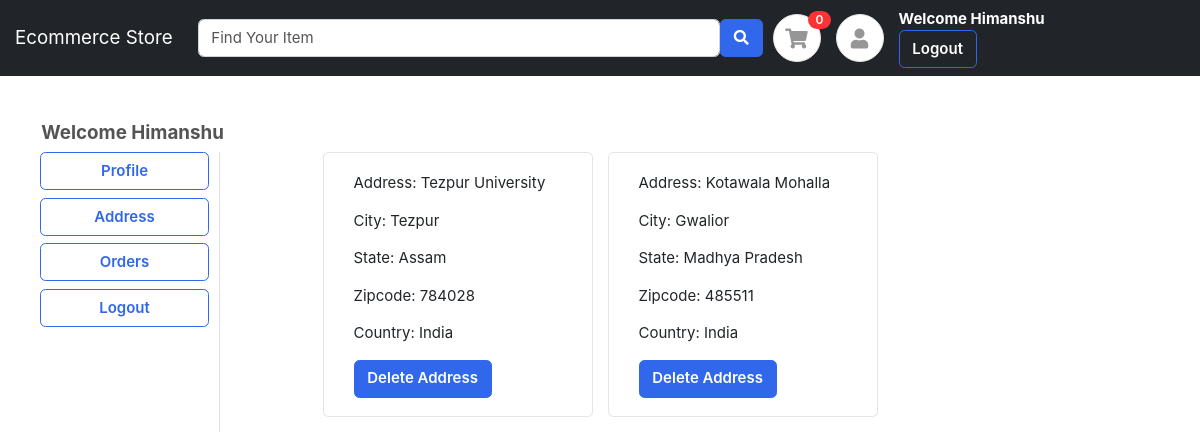
Screenshot of /accounts/address/ (signed in) with the database file from the repository.
### accounts/models.py (models this page shows, shortened)
class Profile(BaseModel):
    user=models.OneToOneField(User,on_delete=models.CASCADE,related_name='profile',null=True,blank=True)
    is_email_verified=models.BooleanField(default=False)
    email_token=models.CharField(max_length=100,null=True,blank=True)
    profile_image=models.ImageField(upload_to='profile')
    def get_cart_count(self):
        return CartItems.objects.filter(cart__is_paid=False,cart__user=self.user).count()

class Address(BaseModel):
    user = models.ForeignKey(User, on_delete=models.CASCADE, related_name='addresses')
    zipcode = models.CharField(max_length=10)
    address = models.CharField(max_length=255)
    city = models.CharField(max_length=100)
    country = models.CharField(max_length=10)
    state = models.CharField(max_length=10)

### accounts/views.py (the view)
# urls.py: path('address/',views.address,name='address'),
def address(request):
    address=Address.objects.filter(user=request.user)
    context={'addresses':address}
    return render(request,'accounts/address.html',context)

### templates/accounts/address.html (shortened to what this page needs)
{% extends 'base/base.html' %}
{% load static %}
{% block content %}
<div class="container my-5">
 <div class="row">
 <h5>Welcome {{user.first_name}}</h5>
  <div class="col-sm-2 border-end">
   <ul class="list-unstyled">
    <li class="d-grid mb-2"><a href="{% url 'profile' %}" class="btn btn-outline-primary">Profile</a></li>
    <li class="d-grid mb-2"><a href="{% url 'address' %}" class="btn btn-outline-primary" >Address</a></li>
    <li class="d-grid mb-2"><a href="{% url 'orders' %}" class="btn btn-outline-primary" >Orders</a></li>
    <li class="d-grid mb-2"><a href="{% url 'logout' %}" class="btn btn-outline-primary" >Logout</a></li>
   </ul>
  </div>
  <div class="col-sm-9 offset-sm-1">
   <div class="row">
    {% for address in addresses %}
    <div class="card mb-3 mx-2" style="width: 18rem;">
        <div class="card-body">
          <p class="card-text">Address: {{address.address}}</p>
          <p class="card-text">City: {{address.city}}</p>
          <p class="card-text">State: {{address.state}}</p>
          <p class="card-text">Zipcode: {{address.zipcode}}</p>
          <p class="card-text">Country: {{address.country}}</p>
          <a  href="{% url 'remove_address' address.uid %}" class="btn btn-primary">Delete Address</a>
        </div>
      </div>
      {% endfor %}
    </div>
   </div>
  </div>
 </div>
{% endblock content %}

### templates/base/base.html (shortened to what this page needs)
{% load static %}
<!DOCTYPE HTML>
<html lang="en">
<head>
<link href="https://cdn.jsdelivr.net/npm/bootstrap@5.3.0-alpha3/dist/css/bootstrap.min.css" rel="stylesheet">
<link href="{% static 'css/bootstrap.css' %}" rel="stylesheet" type="text/css"/>
<link href="{% static 'fonts/fontawesome/css/all.min.css' %}" type="text/css" rel="stylesheet">
<link href="{% static 'css/ui.css' %}" rel="stylesheet" type="text/css"/>
<link href="{% static 'css/responsive.css' %}" rel="stylesheet" />
</head>
<body>
	<header class="section-header">
		<div class="container-fluid">
			<div class="row align-items-center">
				<nav class="navbar navbar-expand-lg navbar-dark bg-dark">
					<a class="navbar-brand" href="{% url 'index' %}">Ecommerce Store</a>
					<div class="col-lg-6 col-sm-12">
						<form method="get" action="{% url 'searched_products' %}" class="d-flex">
							<input name="query" type="text" value="{{query}}" class="form-control" placeholder="Find Your Item">
							<button class="btn btn-primary" type="submit">
								<i class="fa fa-search"></i>
							</button>
						</form>
					</div>
					<div class="widget-header  mr-3">
						<a href="{% url 'cart' %}" class="icon icon-sm rounded-circle border bg-white"><i class="fa fa-shopping-cart"></i></a>
						<span class="badge badge-pill badge-danger notify">{% if request.user.profile %}{{request.user.profile.get_cart_count}}{% else %}0{% endif %}</span>
					</div>
					<div class="widget-header icontext">
						<a href="{% url 'profile' %}" class="icon icon-sm rounded-circle border bg-white"><i class="fa fa-user"></i></a>
					</div>
					<div class="text">
						{% if request.user.is_authenticated %}
						<span class="fw-bold text-white ">Welcome {{request.user.first_name}}</span>
						<div class='text-white'>
							<a  href="{% url 'logout' %}" class="btn  btn-outline-primary text-white"> <span class="text">Logout</span>   </a>
						{% else %}
						<a href="{% url 'login' %}"> <button  type="button" class="btn btn-outline-primary">Login</button></a>
						<a href="{% url 'register' %}"><button href="{% url 'register' %}" type="button" class="btn btn-outline-primary">Register</button></a>
						{% endif %}
						</div>
					</div>
				</nav>
			</div>
		</div>
	</header>
	{% block content %}
	{% endblock content %}
</body>
</html>

### static/css/ui.css (style rules this page uses)
html { font-family: 'Inter', sans-serif; font-size: 15px; }
.icon-xs, .icon-sm, .icon-md, .icon-lg { display: inline-block; text-align: center; flex-shrink: 0; flex-grow: 0; }
.icon-sm { width: 48px; height: 48px; line-height: 48px; font-size: 20px; }
.bg-white { background-color: #fff; }
.widget-header { display: inline-block; vertical-align: middle; position: relative; }
.widget-header a { color: #545454; }
.widget-header i { color: #969696; }
.widget-header .notify { position: absolute; top: -3px; right: -10px; }
[class*="list-"] li:after { visibility: hidden; display: block; content: ""; overflow: hidden; height: 0; clear: both; }
.icontext { display: inline-flex; align-items: center; vertical-align: middle; }
.icontext .icon { position: relative; margin-right: 15px; flex-shrink: 0; flex-grow: 0; }
.notify { position: absolute; top: -4px; right: -10px; display: inline-block; padding: .25em .6em; font-size: 12px; line-height: 1; text-align: center; border-radius: 3rem; color: #fff; background-color: #fa3434; }

### rows the page displays
Address: address "Tezpur University", city "Tezpur", state "Assam", zipcode "784028", country "India"
Address: address "Kotawala Mohalla", city "Gwalior", state "Madhya Pradesh", zipcode "485511", country "India"

### other values shown
{{ request.user.profile.get_cart_count }} "0"
{{ request.user.first_name }} "Himanshu"
{{ user.first_name }} "Himanshu"
